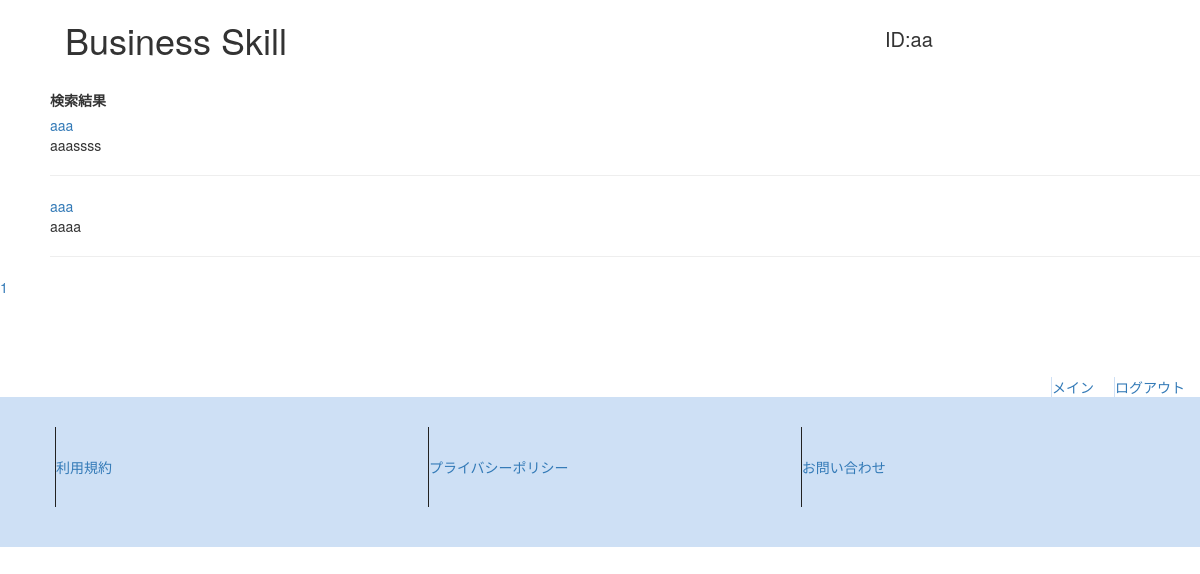
The app's page /list.php?key=aa (signed in), older data.
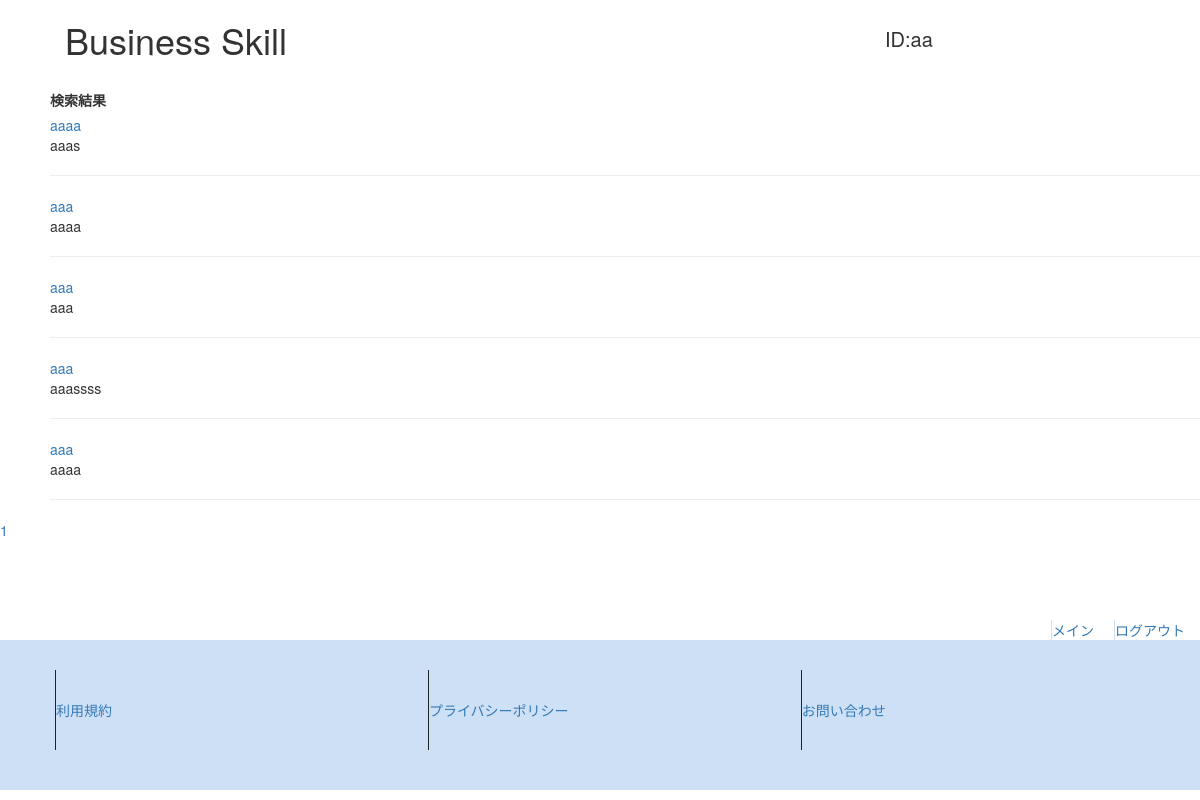
The same page, newer data.
### tables this page shows
CREATE TABLE IF NOT EXISTS `question` (
  `id` int(255) NOT NULL,
  `title` varchar(255) NOT NULL,
  `question` text NOT NULL,
  `date` datetime NOT NULL,
  `user_id` varchar(255) NOT NULL
);

### require/session.php (called while the page is built, shortened)
<?php
    $id = $_SESSION["id"];
?>

### list.php (the view, shortened to what this page needs)
<?php
    require('require/session.php');
    $key = htmlspecialchars($_GET["key"]);
    $num = 5;
    $count = 0;
    $i = 0;
    $page_num = "";
    $view = array();
    $pdo = new PDO('mysql:dbname=bs;host=localhost', 'root', '');
    $stmt = $pdo->prepare("SELECT * FROM question WHERE title LIKE '%$key%' OR question LIKE '%$key%' ORDER BY id DESC");
    $flag = $stmt->execute();
    if($flag==false){
        $view = "SQLエラー";
    }else{
        while( $result = $stmt->fetch(PDO::FETCH_ASSOC)){
            if($i == 0){
                $view[$count] = "";
            }
            $view[$count] .= '<a href="question_reading.php?question_id='.$result['id'].'&id='.$id.'"method="get" action="question_reading.php">'.$result['title'].'</a><br>'.mb_substr($result['question'],0,100,'UTF-8').'<br><hr>';
            $i++;
            if($i >= $num){
                $count++;
                $i = 0;
            }
        }
        if($i > 0 && $i < 5){
            $count++;
        }
        $page = 0;
        $view_num = $view[$page];
        for($i=1; $i <= $count; $i++){
            $page_num .=  '<a href="list.php?page='.$i.'&key='.$key.'">'.$i.'</a>';
        }
    }
?>
<?php require('require/header.php'); ?>
<div class="margin_left50">
    <label class="margin_top20">検索結果</label>
    <br>
    <?=$view_num?>
</div>
<div class ='page_num'>
    <?=$page_num?>
</div>
<?php require('require/footer.php'); ?>

Row changes from the older to the newer data that the page shows:
added question: title "aaaa", question "aaas"
added question: title "aaa", question "aaaa"
added question: title "aaa", question "aaa"
